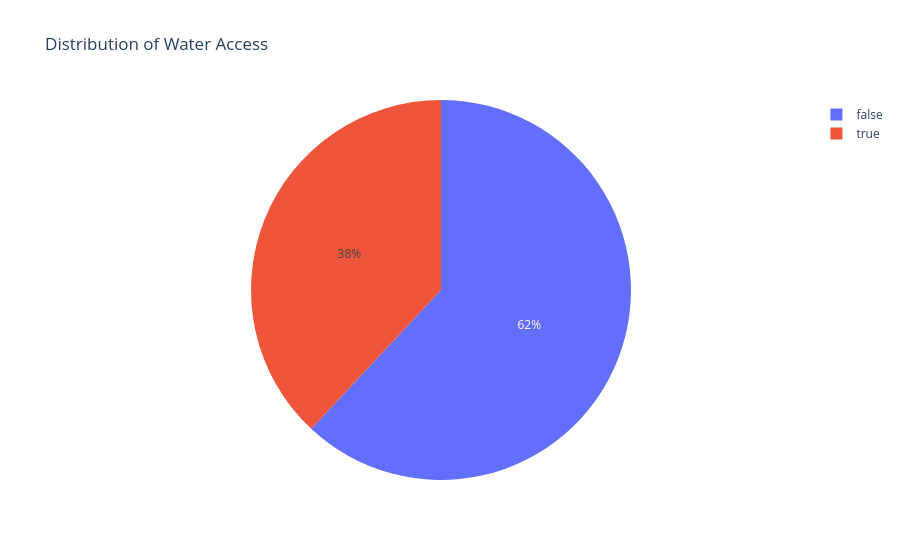

Notebook code cell kept with this figure:
### Code cell
# Pie chart of water access
water_access = df['improved_water_supply'].value_counts()
fig4 = px.pie(
    values=water_access.values,
    names=water_access.index,
    title='Distribution of Water Access'
)
fig4.show()

### Figure 1 — Plotly figure (JSON) as saved in the notebook; plotly's stock layout.template omitted (floating-point values rounded to 4 significant figures)
{"data": [{"domain": {"x": [0, 1], "y": [0, 1]}, "hovertemplate": "label=%{label}<br>value=%{value}<extra></extra>", "labels": [false, true], "legendgroup": "", "name": "", "showlegend": true, "type": "pie", "values": [53152, 32619]}], "layout": {"legend": {"tracegroupgap": 0}, "title": {"text": "Distribution of Water Access"}}}
